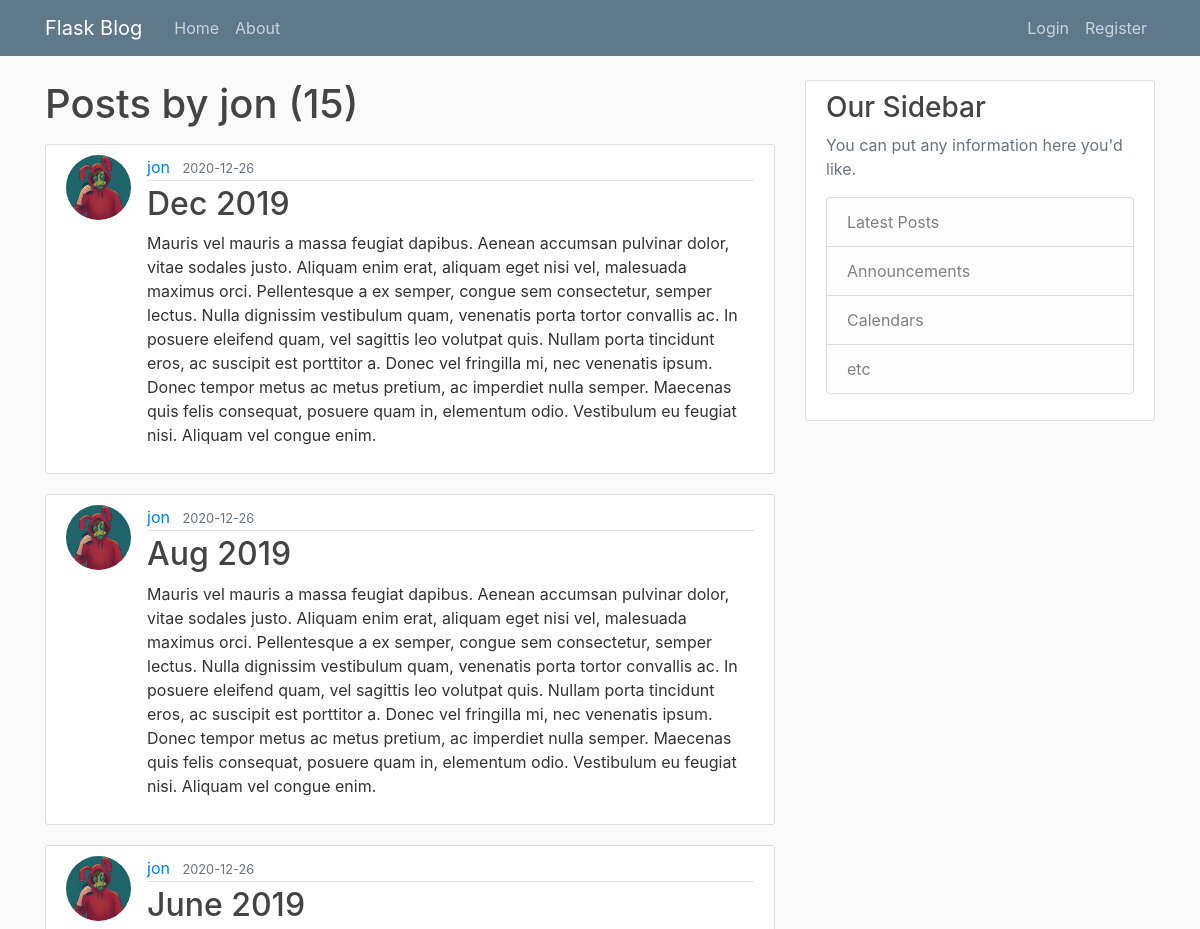
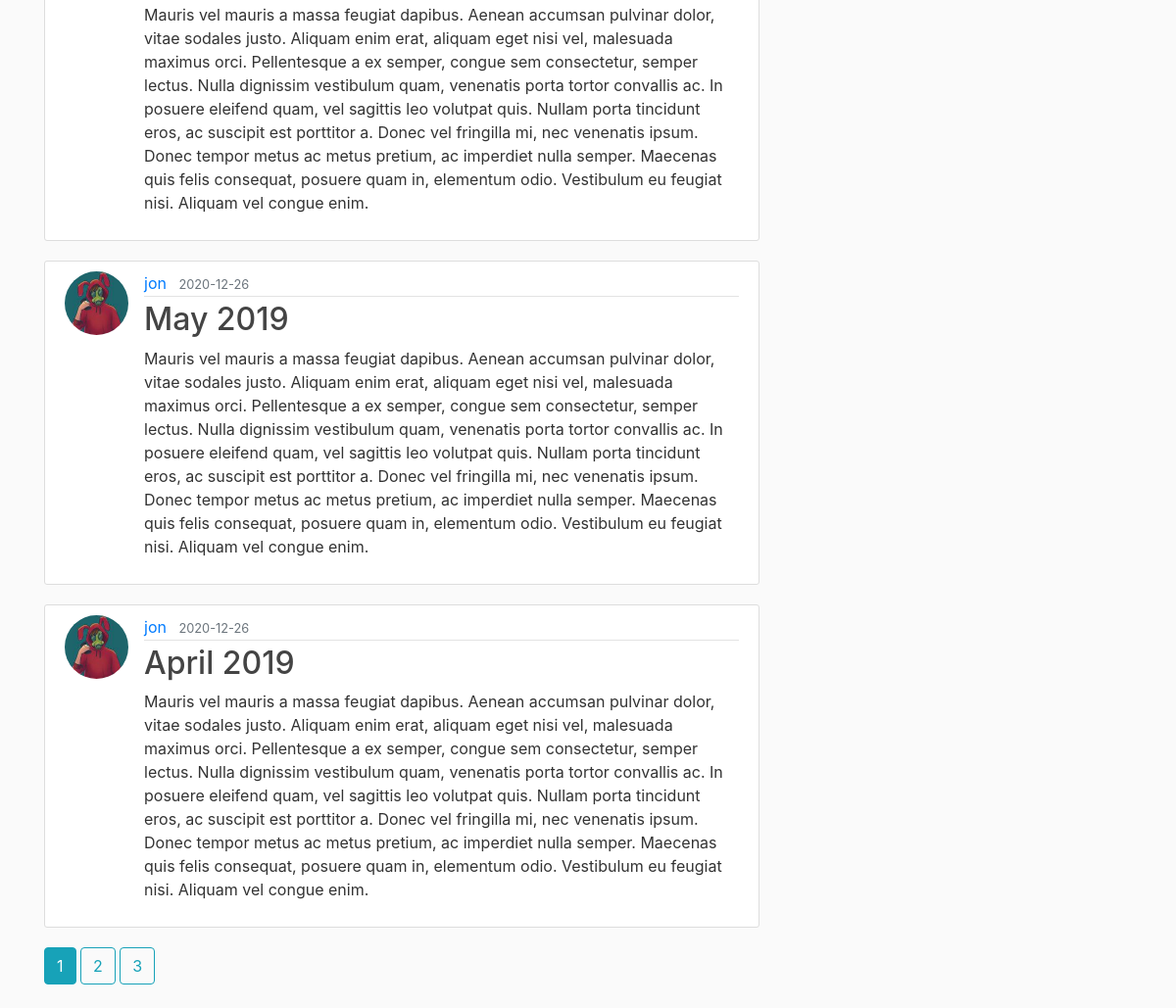
Page /user/jon on the committed database (2 pictures, top to bottom).
### flaskblog/models.py (models this page shows, shortened)
class User(db.Model, UserMixin):
    id = db.Column(db.Integer, primary_key=True)
    username = db.Column(db.String(20), unique=True, nullable=False)
    email = db.Column(db.String(120), unique=True, nullable=False)
    image_file = db.Column(db.String(20), nullable=False, default='default.jpg')
    password = db.Column(db.String(60), nullable=False)
    posts = db.relationship('Post', backref='author', lazy=True)

class Post(db.Model):
    id = db.Column(db.Integer, primary_key=True)
    title = db.Column(db.String(100), nullable=False)
    date_posted = db.Column(db.DateTime, nullable=False, default=datetime.utcnow)
    content = db.Column(db.Text, nullable=False)
    user_id = db.Column(db.Integer, db.ForeignKey('user.id'), nullable=False)

### flaskblog/routes.py (the view)
@app.route('/user/<string:username>')
def user_post(username):
    page = request.args.get('page', 1, type=int)
    user = User.query.filter_by(username=username).first_or_404()
    posts = Post.query.filter_by(author=user)\
        .order_by(Post.date_posted.desc())\
        .paginate(page=page, per_page=5)
    return render_template('user_post.html', posts=posts, user=user)

### flaskblog/templates/user_post.html
{% extends "layout.html" %}
{% block content %}
    <h1 class="mb-3">Posts by {{ user.username }} ({{ posts.total }})</h1>
    {% for post in posts.items %}
        <article class="media content-section">
            <img class="rounded-circle article-img" src="{{ url_for('static', filename='profile_pics/' + post.author.image_file) }}">
            <div class="media-body">
                <div class="article-metadata">
                    <a class="mr-2" href="{{ url_for('user_post', username=post.author.username) }}">{{ post.author.username }}</a>
                    <small class="text-muted">{{ post.date_posted.strftime('%Y-%m-%d') }}</small>
                </div>
                <h2><a class="article-title" href="{{ url_for('post', post_id=post.id) }}">{{ post.title }}</a></h2>
                <p class="article-content">{{ post.content }}</p>
            </div>
        </article>
    {% endfor %}
    {% for page_num in posts.iter_pages(left_edge=1, right_edge=1, left_current=1, right_current=2) %}
        {% if page_num %}
            {% if posts.page == page_num %}
                <a class="btn btn-info mb-4" href="{{ url_for('user_post', username=user.username, page=page_num) }}">{{ page_num }}</a>
            {% else %}
                <a class="btn btn-outline-info mb-4" href="{{ url_for('user_post', username=user.username, page=page_num) }}">{{ page_num }}</a>
            {% endif %}
        {% else %}
            ...
        {% endif %}
    {% endfor %}
{% endblock content %}

### flaskblog/templates/layout.html (shortened to what this page needs)
<!DOCTYPE html>
<html lang="en">
<head>
    <link rel="stylesheet" href="https://stackpath.bootstrapcdn.com/bootstrap/4.3.1/css/bootstrap.min.css">
    <link rel="stylesheet" type="text/css" href="{{ url_for('static', filename='main.css') }}">
</head>
<body>
    <header class="site-header">
        <nav class="navbar navbar-expand-md navbar-dark bg-steel fixed-top">
          <div class="container">
            <a class="navbar-brand mr-4" href="/">Flask Blog</a>
            <div class="collapse navbar-collapse" id="navbarToggle">
              <div class="navbar-nav mr-auto">
                <a class="nav-item nav-link" href="{{url_for('home')}}">Home</a>
                <a class="nav-item nav-link" href="{{url_for('about')}}">About</a>
              </div>
              <div class="navbar-nav">
                {% if current_user.is_authenticated %}
                  <a class="nav-item nav-link" href="{{url_for('new_post')}}">New Post</a>
                  <a class="nav-item nav-link" href="{{url_for('account')}}">Account</a>
                  <a class="nav-item nav-link" href="{{url_for('logout')}}">Logout</a>
                {%  else %}
                  <a class="nav-item nav-link" href="{{url_for('login')}}">Login</a>
                  <a class="nav-item nav-link" href="{{url_for('register')}}">Register</a>
                {% endif %}
              </div>
            </div>
          </div>
        </nav>
    </header>
    <main role="main" class="container">
        <div class="row">
          <div class="col-md-8">
            {% block content %}{% endblock %}
          </div>
          <div class="col-md-4">
            <div class="content-section">
              <h3>Our Sidebar</h3>
              <p class='text-muted'>You can put any information here you'd like.
                <ul class="list-group">
                  <li class="list-group-item list-group-item-light">Latest Posts</li>
                  <li class="list-group-item list-group-item-light">Announcements</li>
                  <li class="list-group-item list-group-item-light">Calendars</li>
                  <li class="list-group-item list-group-item-light">etc</li>
                </ul>
              </p>
            </div>
          </div>
        </div>
    </main>
</body>
</html>

### flaskblog/static/main.css (style rules this page uses)
body { background: #fafafa; color: #333333; margin-top: 5rem; }
h1, h2, h3, h4, h5, h6 { color: #444444; }
.bg-steel { background-color: #5f788a; }
.site-header .navbar-nav .nav-link { color: #cbd5db; }
.content-section { background: #ffffff; padding: 10px 20px; border: 1px solid #dddddd; border-radius: 3px; margin-bottom: 20px; }
.article-title { color: #444444; }
.article-content { white-space: pre-line; }
.article-img { height: 65px; width: 65px; margin-right: 16px; }
.article-metadata { padding-bottom: 1px; margin-bottom: 4px; border-bottom: 1px solid #e3e3e3 }

### rows in the picture
User: username "jon"
Post: image_file (picture), author.username "jon", date_posted "2020-12-26", title "Dec 2019", content "Mauris vel mauris a massa feugiat dapibus. Aenean accumsan pulvinar dolor, vitae sodales justo. Aliquam enim erat, aliquam eget nisi vel, malesuada maximus orci. Pellentesque a ex semper, congue sem consectetur, semper lectus. Nulla dignissim vestibulum quam, venenatis porta tortor convallis ac. In posuere eleifend quam, vel sagittis leo volutpat quis. Nullam porta tincidunt eros, ac suscipit est porttitor a. Donec vel fringilla mi, nec venenatis ipsum. Donec tempor metus ac metus pretium, ac imperdiet nulla semper. Maecenas quis felis consequat, posuere quam in, elementum odio. Vestibulum eu feugiat nisi. Aliquam vel congue enim."
Post: image_file (picture), author.username "jon", date_posted "2020-12-26", title "Aug 2019", content "Mauris vel mauris a massa feugiat dapibus. Aenean accumsan pulvinar dolor, vitae sodales justo. Aliquam enim erat, aliquam eget nisi vel, malesuada maximus orci. Pellentesque a ex semper, congue sem consectetur, semper lectus. Nulla dignissim vestibulum quam, venenatis porta tortor convallis ac. In posuere eleifend quam, vel sagittis leo volutpat quis. Nullam porta tincidunt eros, ac suscipit est porttitor a. Donec vel fringilla mi, nec venenatis ipsum. Donec tempor metus ac metus pretium, ac imperdiet nulla semper. Maecenas quis felis consequat, posuere quam in, elementum odio. Vestibulum eu feugiat nisi. Aliquam vel congue enim."
Post: image_file (picture), author.username "jon", date_posted "2020-12-26", title "June 2019", content "Mauris vel mauris a massa feugiat dapibus. Aenean accumsan pulvinar dolor, vitae sodales justo. Aliquam enim erat, aliquam eget nisi vel, malesuada maximus orci. Pellentesque a ex semper, congue sem consectetur, semper lectus. Nulla dignissim vestibulum quam, venenatis porta tortor convallis ac. In posuere eleifend quam, vel sagittis leo volutpat quis. Nullam porta tincidunt eros, ac suscipit est porttitor a. Donec vel fringilla mi, nec venenatis ipsum. Donec tempor metus ac metus pretium, ac imperdiet nulla semper. Maecenas quis felis consequat, posuere quam in, elementum odio. Vestibulum eu feugiat nisi. Aliquam vel congue enim."
Post: image_file (picture), author.username "jon", date_posted "2020-12-26", title "May 2019", content "Mauris vel mauris a massa feugiat dapibus. Aenean accumsan pulvinar dolor, vitae sodales justo. Aliquam enim erat, aliquam eget nisi vel, malesuada maximus orci. Pellentesque a ex semper, congue sem consectetur, semper lectus. Nulla dignissim vestibulum quam, venenatis porta tortor convallis ac. In posuere eleifend quam, vel sagittis leo volutpat quis. Nullam porta tincidunt eros, ac suscipit est porttitor a. Donec vel fringilla mi, nec venenatis ipsum. Donec tempor metus ac metus pretium, ac imperdiet nulla semper. Maecenas quis felis consequat, posuere quam in, elementum odio. Vestibulum eu feugiat nisi. Aliquam vel congue enim."
Post: image_file (picture), author.username "jon", date_posted "2020-12-26", title "April 2019", content "Mauris vel mauris a massa feugiat dapibus. Aenean accumsan pulvinar dolor, vitae sodales justo. Aliquam enim erat, aliquam eget nisi vel, malesuada maximus orci. Pellentesque a ex semper, congue sem consectetur, semper lectus. Nulla dignissim vestibulum quam, venenatis porta tortor convallis ac. In posuere eleifend quam, vel sagittis leo volutpat quis. Nullam porta tincidunt eros, ac suscipit est porttitor a. Donec vel fringilla mi, nec venenatis ipsum. Donec tempor metus ac metus pretium, ac imperdiet nulla semper. Maecenas quis felis consequat, posuere quam in, elementum odio. Vestibulum eu feugiat nisi. Aliquam vel congue enim."

### other values in the picture
{{ posts.total }} "15"
{{ page_num }} "1"
{{ page_num }} "2" "3"
